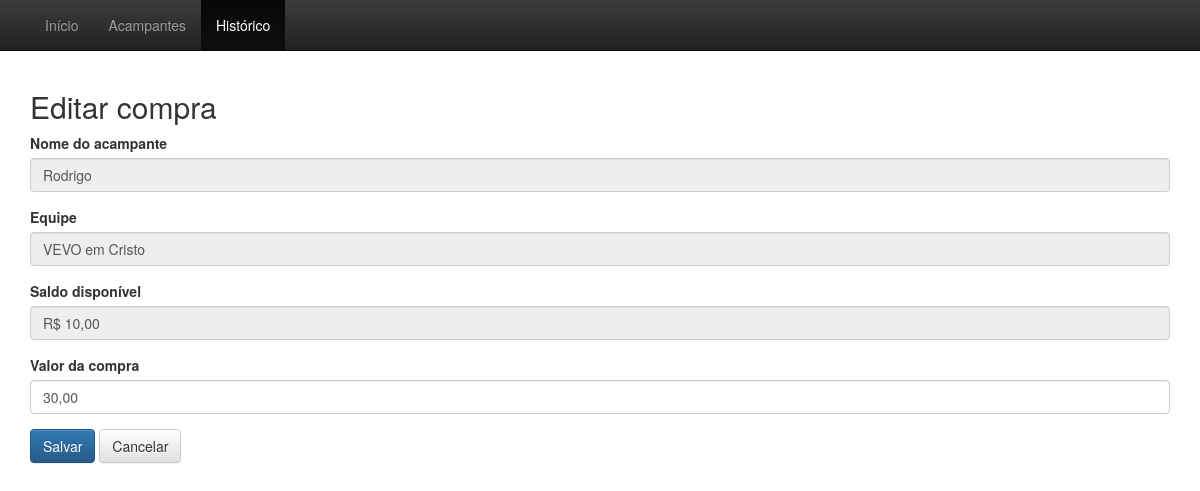
The app's page /editando_historico.php?acampante_id=2&compra_id=21 with its own data.
### tables this page shows
CREATE TABLE IF NOT EXISTS `acampantes` (
  `nome` varchar(60) NOT NULL,
  `conta` decimal(5,2) DEFAULT NULL,
  `equipe` varchar(30) NOT NULL,
`id` int(255) NOT NULL
);

CREATE TABLE IF NOT EXISTS `historico` (
`id` int(255) NOT NULL,
  `acampante_id` int(255) NOT NULL,
  `valor_compra` decimal(5,2) NOT NULL,
  `descricao` varchar(255) NOT NULL,
  `timestamp` timestamp NOT NULL DEFAULT CURRENT_TIMESTAMP
);

### editando_historico.php (the view, shortened to what this page needs)
<!DOCTYPE html>
<html lang="pt-br">
	<head>
		<link href="css/bootstrap.min.css" rel="stylesheet">
		<link href="css/bootstrap-theme.min.css" rel="stylesheet">
		<link href="css/theme.css" rel="stylesheet">
	</head>
	<body role="document">
		<?php
			include_once("menu_admin.php");
			$sql=mysql_query("SELECT * FROM acampantes WHERE id=".$_GET["acampante_id"]);
			$acampante=mysql_fetch_array($sql);
			$sql=mysql_query("SELECT * FROM historico WHERE id=".$_GET["compra_id"]);
			$compra=mysql_fetch_array($sql);
		?>
		<div class="container theme-showcase">
			<h2>Editar compra</h2>
			<form id="form" name="form" method="post" action="edita_historico.php" onsubmit="return validaCampo();">
				<div class="form-group">
					<label>Nome do acampante</label>
					<input name="nome" type="text" class="form-control" value="<?=$acampante['nome']?>" disabled>
				</div>
				<div class="form-group">
					<label for="equipe">Equipe</label>
					<input type="text" name="equipe" class="form-control" value="<?=$acampante['equipe']?>" disabled>
				</div>
				<div class="form-group">
					<label for="conta">Saldo dispon&iacute;vel</label>
					<input type="text" class="form-control" value="<?='R$ '.number_format($acampante['conta'], 2, ',', '.')?>" disabled>
				</div>
				<div class="form-group">
					<label for="conta">Valor da compra</label>
					<input name="valor_compra" type="text" class="form-control" placeholder="0.00" onkeypress="return SomenteNumero(event);" maxlength="6" onkeyup="return FormatCurrency(this)" value=<?=number_format($compra['valor_compra'], 2, ',', '.')?>>
				</div>
				<button type="submit" class="btn btn-primary">Salvar</button>
				<a href="historico.php" class="btn btn-default">Cancelar</a>
				</div>
	</body>
</html

### css/theme.css (style rules this page uses)
body { padding-top: 70px; padding-bottom: 30px; }

### records on screen
acampantes: nome "Rodrigo", equipe "VEVO em Cristo", conta "R$ 10,00"
historico: valor_compra "30,00"
